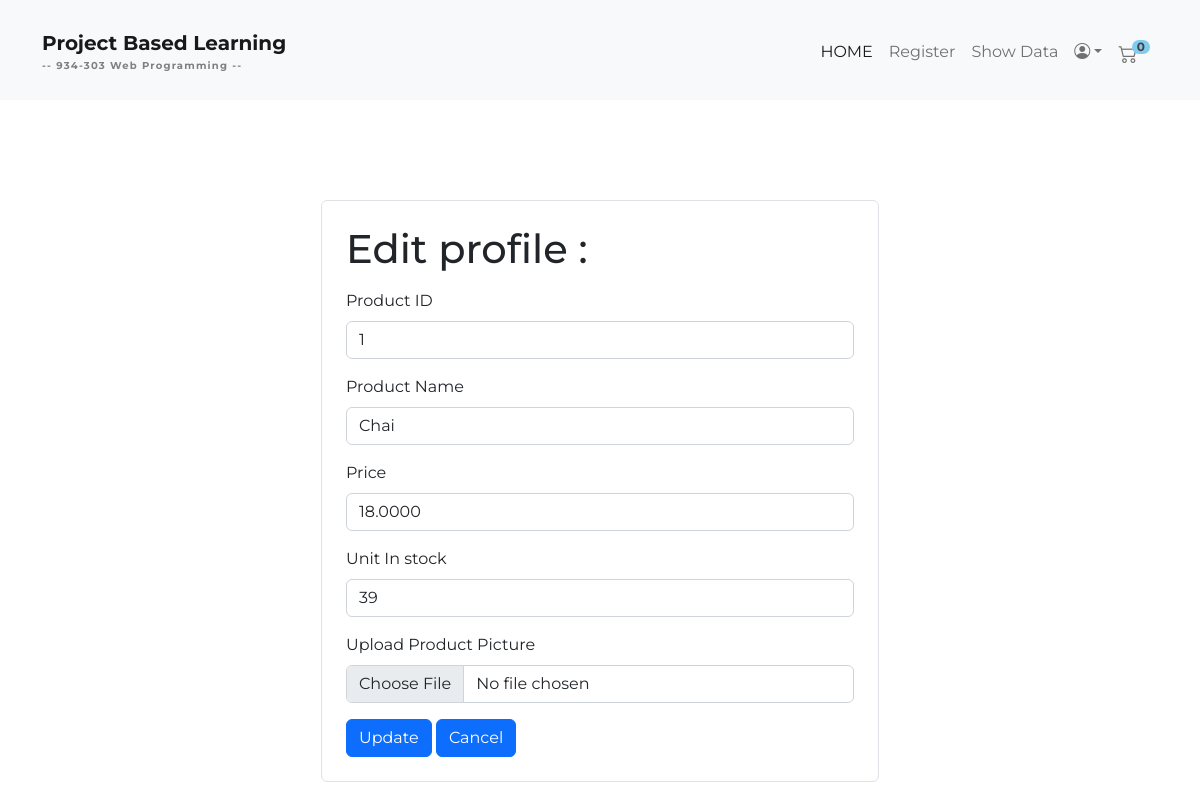
The page /editproduct.php?productid=1 on the database its author committed.
### tables this page shows
CREATE TABLE `products` (
  `ProductID` int(11) NOT NULL,
  `ProductName` varchar(40) NOT NULL,
  `SupplierID` int(11) DEFAULT NULL,
  `CategoryID` int(11) DEFAULT NULL,
  `QuantityPerUnit` varchar(20) DEFAULT NULL,
  `UnitPrice` decimal(10,4) DEFAULT 0.0000,
  `UnitsInStock` smallint(2) DEFAULT 0,
  `UnitsOnOrder` smallint(2) DEFAULT 0,
  `ReorderLevel` smallint(2) DEFAULT 0,
  `Discontinued` bit(1) NOT NULL DEFAULT b'0',
  `productPic` varchar(100) DEFAULT NULL
);

### editproduct.php (the view, shortened to what this page needs)
<?php
include 'connectDB.php';
if (isset($_SESSION['userid'])) {
    $productid = $_GET['productid'];
    $sql = "select * from products where productID = {$productid}";
    $rs = $con->query($sql);
    $count_row = mysqli_num_rows($rs);
    if ($count_row == 1) {
        $result = $rs->fetch_assoc();
    }
}
?>
<!doctype html>
<html lang="en">
<head>
    <link href="https://cdn.jsdelivr.net/npm/bootstrap@5.2.1/dist/css/bootstrap.min.css" rel="stylesheet"
>
    <link rel="stylesheet" href="style.css">
</head>
<body>
    <?php include 'header.php' ?>
    <div class="container">
        <div class="login mx-auto p-4 border rounded">
            <h1 class="mb-3">Edit profile : <?php echo $result['username']; ?></h1>
            <form method="post" action="updateProduct.php" enctype="multipart/form-data">
                <div class="mb-3">
                    <label for="fullname" class="form-label">Product ID</label>
                    <input type="text" class="form-control" id="productid" name="productid"
                        value="<?php echo $result['ProductID']; ?>" readonly>
                </div>
                <div class="mb-3">
                    <label for="fullname" class="form-label">Product Name</label>
                    <input type="text" class="form-control" id="productName" name="productName"
                        value="<?php echo $result['ProductName']; ?>">
                </div>
                <div class="mb-3">
                    <label for="fullname" class="form-label">Price</label>
                    <input type="text" class="form-control" id="price" name="price"
                        value="<?php echo $result['UnitPrice']; ?>">
                </div>
                <div class="mb-3">
                    <label for="fullname" class="form-label">Unit In stock</label>
                    <input type="text" class="form-control" id="unitInstock" name="unitInstock"
                        value="<?php echo $result['UnitsInStock']; ?>">
                </div>
                <div class="mb-3">
                    <label for="fileUpload" class="form-label">Upload Product Picture</label>
                    <input class="form-control" type="file" id="formFile" name="picfile">
                </div>
                <button type="submit" class="btn btn-primary">Update</button>
                <a class="btn btn-primary" href="profile.php>" role="button">Cancel</a>
            </form>
        </div>
    </div>
</body>
</html>

### style.css (style rules this page uses)
body { font-family: 'Montserrat', sans-serif; }
.login { width: 50%; margin-top: 100px; }

### rows shown on the page
products: productid "1", productName "Chai", price "18.0000", unitInstock "39"

### other values the page prints
$totalItem "0"
